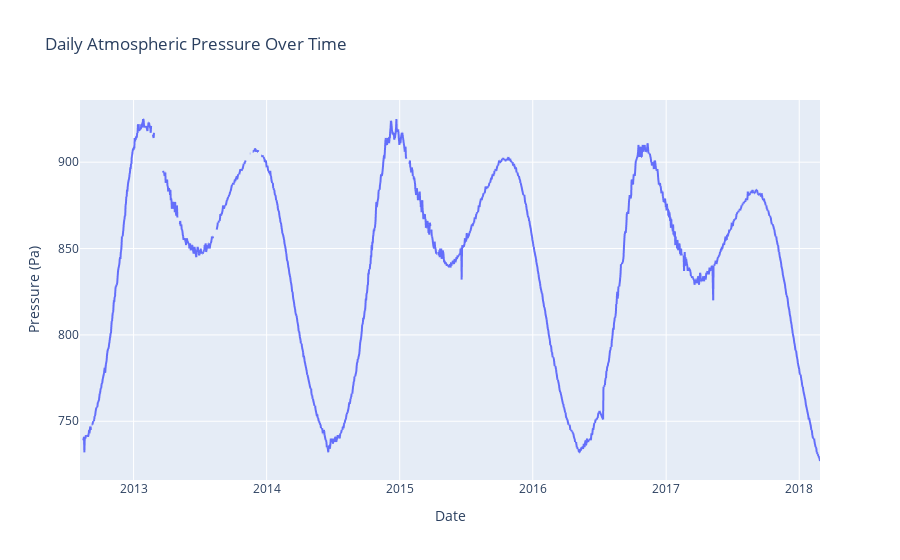

The notebook cell this image was saved under:
### Markdown cell above
**4.** Plot a line chart of the daily atmospheric pressure by terrestrial date.

<div style="border: 3px solid #b67ae5; background-color: #f9f1ff; padding: 15px; border-radius: 8px; color: #222; display: flex; align-items: center;">
<span style="font-size: 10pt;">
<strong>Note: </strong>You do not need to modify the dataframe or group any data! Just use the original data.
</span>
</div>

### Code cell
# Line chart of the daily atmospheric pressure by terrestrial date
fig = px.line(
    df,
    x='terrestrial_date',
    y='pressure',
    title='Daily Atmospheric Pressure Over Time',
    labels={'terrestrial_date': 'Date', 'pressure': 'Pressure (Pa)'}
)
fig.show()

### Figure 1 — Plotly figure (JSON) as saved in the notebook; plotly's stock layout.template omitted (floating-point values rounded to 4 significant figures; data arrays with more than 128 entries replaced by an {"elided": "..."} marker saying what was removed)
{"data": [{"hovertemplate": "Date=%{x}<br>Pressure (Pa)=%{y}<extra></extra>", "legendgroup": "", "line": {"color": "#636efa", "dash": "solid"}, "marker": {"symbol": "circle"}, "mode": "lines", "name": "", "showlegend": false, "type": "scattergl", "x": {"elided": "1894 str values"}, "xaxis": "x", "y": {"elided": "1894 int values"}, "yaxis": "y"}], "layout": {"autosize": true, "legend": {"tracegroupgap": 0}, "title": {"text": "Daily Atmospheric Pressure Over Time"}, "xaxis": {"anchor": "y", "autorange": true, "domain": [0, 1], "range": ["2012-08-07", "2018-02-27"], "title": {"text": "Date"}, "type": "date"}, "yaxis": {"anchor": "x", "autorange": true, "domain": [0, 1], "range": [716, 936], "title": {"text": "Pressure (Pa)"}, "type": "linear"}}}
